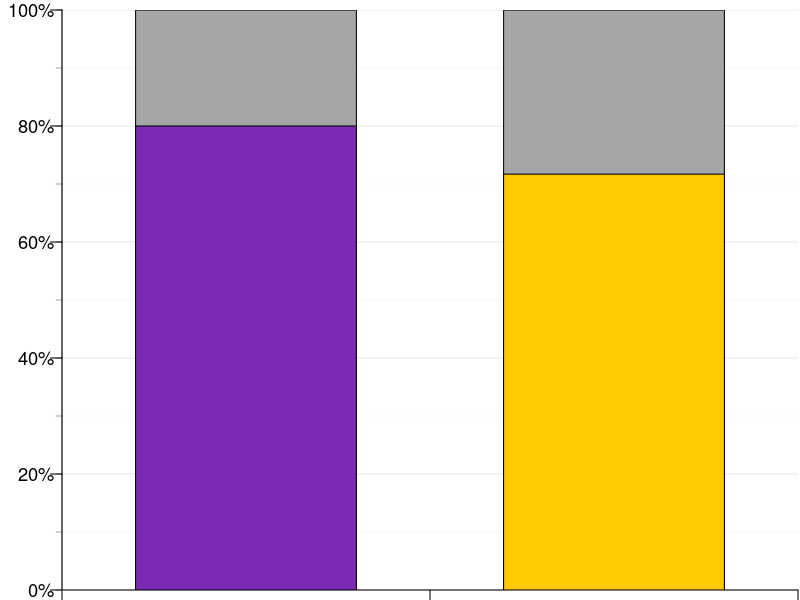

The R source for this figure:
#!/usr/bin/env R

#rCNV Map Project
#Spring 2017
#Talkowski Lab & Collaborators

#Copyright (c) 2017 Ryan Collins
#Distributed under terms of the MIT License

#Code to make barplots of overlap between significant rCNV segments and previous reports

####################################
#####Set parameters & load libraries
####################################
WRKDIR <- "/Users/rlc/Desktop/Collins/Talkowski/CNV_DB/rCNV_map/"
options(scipen=1000,stringsAsFactors=F)

######################
#####Set color vectors
######################
cols.CTRL <- c("#A5A6A7","#DCDDDF","#EAEBEC","#F8F8F9")
cols.GERM <- c("#7B2AB3","#B07FD1","#CAAAE1","#E5D4F0")
cols.NEURO <- c("#00BFF4","#66D9F8","#99E5FB","#CCF2FD")
cols.SOMA <- c("#EC008D","#F466BB","#F799D1","#FBCCE8")
cols.CNCR <- c("#FFCB00","#FFCB00","#FFE066","#FFF5CC")

##################
#####Plotting code
##################
#Open device
pdf(paste(WRKDIR,"rCNV_map_paper/Figures/Figure2/CNVsegments_vs_knownSites.barplots.pdf",sep=""),
    height=3,width=2.5)
#Prepare plot area
par(mar=c(0.5,3.1,0.5,0.1),bty="n")
plot(x=c(0,2),y=c(0,1),
     type="n",xaxs="i",yaxs="i",xaxt="n",yaxt="n",xlab="",ylab="")

#Draw gridlines
abline(h=seq(0,1,0.1),col=cols.CTRL[4])
abline(h=seq(0,1,0.2),col=cols.CTRL[3])

#Add axes
axis(1,at=0:2,labels=NA)
axis(2,at=seq(0,1,0.1),col=cols.CTRL[1],tck=-0.01,labels=NA)
axis(2,at=seq(0,1,0.2),tck=-0.02,labels=NA)
axis(2,at=seq(0,1,0.2),tick=F,las=2,line=-0.6,cex.axis=1.1,
     labels=paste(seq(0,100,20),"%",sep=""))

#Draw rectangles
rect(xleft=c(0.2,1.2),xright=c(0.8,1.8),
     ybottom=par("usr")[3],ytop=par("usr")[4],
     col=cols.CTRL[1])
rect(xleft=c(0.2,1.2),xright=c(0.8,1.8),
     ybottom=par("usr")[3],ytop=c(12/15,38/53),
     col=c(cols.GERM[1],cols.CNCR[1]))

#Close device
dev.off()
